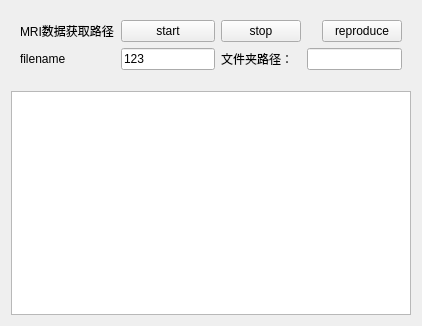
<?xml version="1.0" encoding="UTF-8"?>
<ui version="4.0">
 <class>qSlicerModule1ModuleWidget</class>
 <widget class="qSlicerWidget" name="qSlicerModule1ModuleWidget">
  <property name="geometry">
   <rect>
    <x>0</x>
    <y>0</y>
    <width>418</width>
    <height>326</height>
   </rect>
  </property>
  <property name="windowTitle">
   <string>Form</string>
  </property>
  <layout class="QVBoxLayout" name="verticalLayout">
   <item>
    <widget class="QWidget" name="panelWidget" native="true">
     <property name="minimumSize">
      <size>
       <width>400</width>
       <height>0</height>
      </size>
     </property>
     <property name="styleSheet">
      <string notr="true"/>
     </property>
     <layout class="QGridLayout" name="gridLayout">
      <item row="2" column="0">
       <widget class="QLabel" name="label_6">
        <property name="sizePolicy">
         <sizepolicy hsizetype="Fixed" vsizetype="Fixed">
          <horstretch>0</horstretch>
          <verstretch>0</verstretch>
         </sizepolicy>
        </property>
        <property name="minimumSize">
         <size>
          <width>60</width>
          <height>0</height>
         </size>
        </property>
        <property name="maximumSize">
         <size>
          <width>70</width>
          <height>16777215</height>
         </size>
        </property>
        <property name="text">
         <string>filename</string>
        </property>
       </widget>
      </item>
      <item row="0" column="4">
       <widget class="QPushButton" name="reproduceButton">
        <property name="text">
         <string>reproduce</string>
        </property>
       </widget>
      </item>
      <item row="2" column="1">
       <widget class="QLineEdit" name="lineEdit">
        <property name="text">
         <string>123</string>
        </property>
       </widget>
      </item>
      <item row="0" column="2">
       <widget class="QPushButton" name="stopButton">
        <property name="text">
         <string>stop</string>
        </property>
       </widget>
      </item>
      <item row="2" column="3" colspan="2">
       <widget class="QLineEdit" name="lineEdit_8">
        <property name="styleSheet">
         <string notr="true"/>
        </property>
       </widget>
      </item>
      <item row="0" column="0">
       <widget class="QLabel" name="label">
        <property name="text">
         <string>MRI数据获取路径</string>
        </property>
       </widget>
      </item>
      <item row="0" column="1">
       <widget class="QPushButton" name="startButton">
        <property name="styleSheet">
         <string notr="true"/>
        </property>
        <property name="text">
         <string>start</string>
        </property>
       </widget>
      </item>
      <item row="2" column="2">
       <widget class="QLabel" name="label_7">
        <property name="sizePolicy">
         <sizepolicy hsizetype="Fixed" vsizetype="Fixed">
          <horstretch>0</horstretch>
          <verstretch>0</verstretch>
         </sizepolicy>
        </property>
        <property name="minimumSize">
         <size>
          <width>80</width>
          <height>0</height>
         </size>
        </property>
        <property name="maximumSize">
         <size>
          <width>70</width>
          <height>16777215</height>
         </size>
        </property>
        <property name="styleSheet">
         <string notr="true"/>
        </property>
        <property name="text">
         <string>文件夹路径：</string>
        </property>
       </widget>
      </item>
     </layout>
    </widget>
   </item>
   <item>
    <widget class="QWidget" name="EmptyWidget" native="true"/>
   </item>
   <item>
    <widget class="QTextBrowser" name="textBrowser">
     <property name="enabled">
      <bool>true</bool>
     </property>
     <property name="styleSheet">
      <string notr="true">QTextBrowser QScrollBar:vertical
{
    width: 12px;
}

QTextBrowser QScrollBar::handle:vertical
{
    background-color: ;
	color: rgb(255, 48, 21);
    min-height: 30px;
    border-radius:3px;
    width: 6px;
}

QTextBrowser QScrollBar::add-line:vertical
{
   border: none;
   height: 10px;
 }

QTextBrowser QScrollBar::sub-line:vertical
{
   border: none;
   height: 0px;
}
QTextBrowser QScrollBar::add-page:vertical,QScrollBar::sub-page:vertical
{
    background:transparent;
    border-radius:12px;
}</string>
     </property>
     <property name="html">
      <string>&lt;!DOCTYPE HTML PUBLIC &quot;-//W3C//DTD HTML 4.0//EN&quot; &quot;http://www.w3.org/TR/REC-html40/strict.dtd&quot;&gt;
&lt;html&gt;&lt;head&gt;&lt;meta name=&quot;qrichtext&quot; content=&quot;1&quot; /&gt;&lt;meta charset=&quot;utf-8&quot; /&gt;&lt;style type=&quot;text/css&quot;&gt;
p, li { white-space: pre-wrap; }
hr { height: 1px; border-width: 0; }
li.unchecked::marker { content: &quot;\2610&quot;; }
li.checked::marker { content: &quot;\2612&quot;; }
&lt;/style&gt;&lt;/head&gt;&lt;body style=&quot; font-family:'Microsoft YaHei UI'; font-size:9pt; font-weight:400; font-style:normal;&quot;&gt;
&lt;p style=&quot;-qt-paragraph-type:empty; margin-top:0px; margin-bottom:0px; margin-left:0px; margin-right:0px; -qt-block-indent:0; text-indent:0px;&quot;&gt;&lt;br /&gt;&lt;/p&gt;&lt;/body&gt;&lt;/html&gt;</string>
     </property>
    </widget>
   </item>
  </layout>
 </widget>
 <customwidgets>
  <customwidget>
   <class>qSlicerWidget</class>
   <extends>QWidget</extends>
   <header>qSlicerWidget.h</header>
   <container>1</container>
  </customwidget>
 </customwidgets>
 <resources/>
 <connections/>
</ui>
